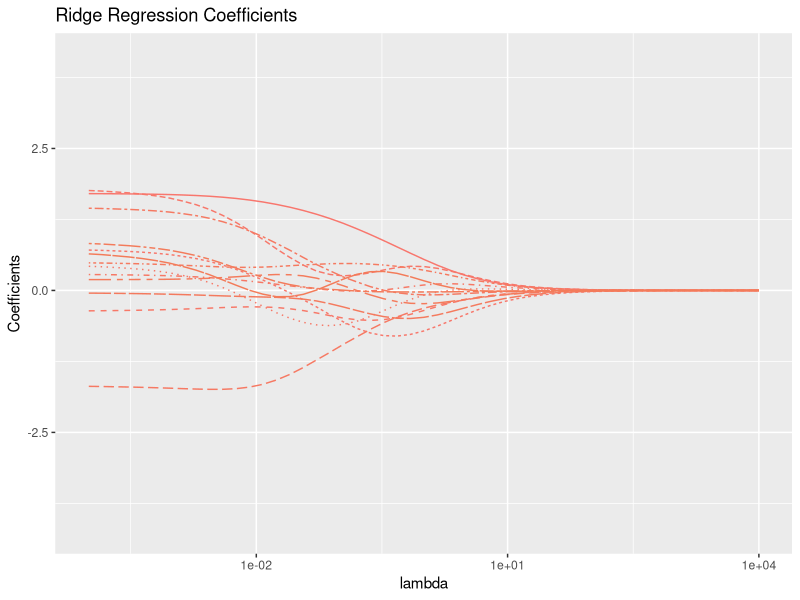
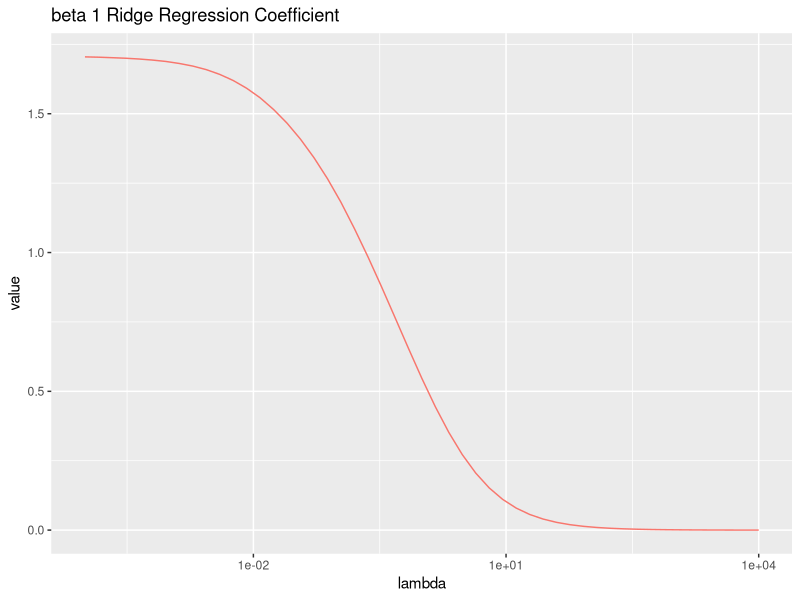
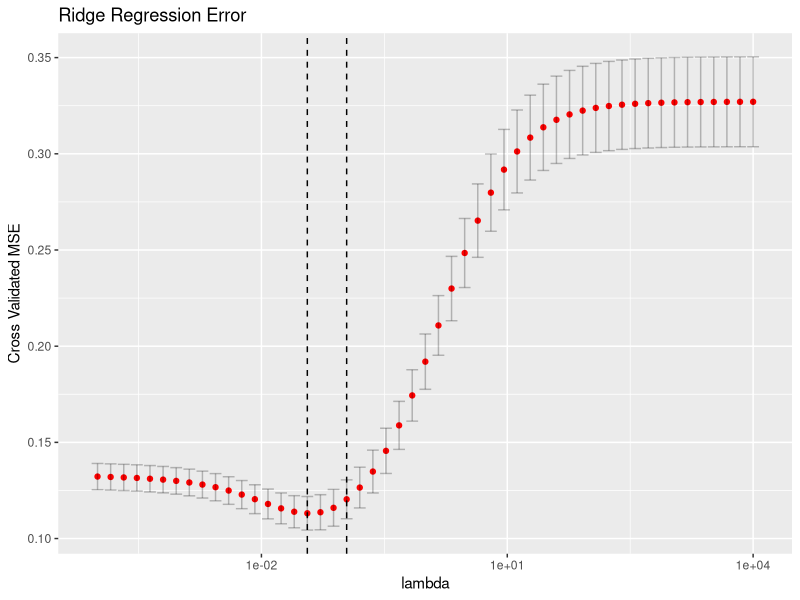
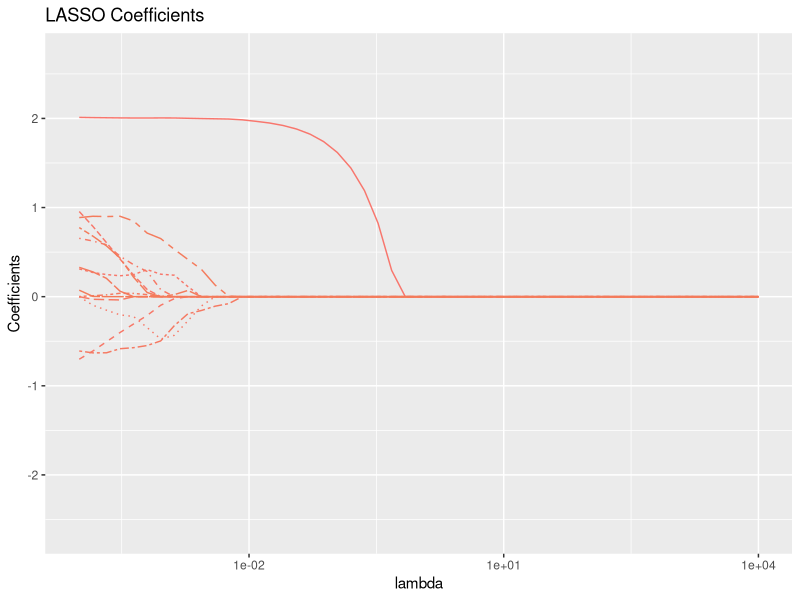
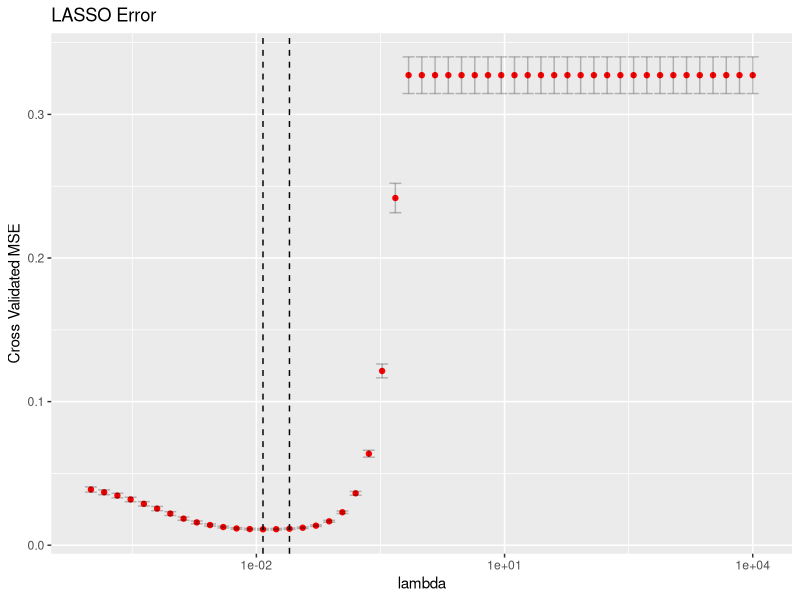

Source code (R) for these figures, in order:
## ---- chunk 1
library(tidyverse)
library(glmnet) # this provides ridge regression
## ---- chunk 2
set.seed(100)

# number of observations
n = 500
# total number of predictors
p = 600
# the x1 predictor and y
x1 <- runif(0,1,n=n)
y <- 1 + 2 * x1 + 0.1 * rnorm(n) #true model, \beta_0 = 1, \beta_1 = 2

# fill the other p-1 variables with Gaussian noise by
# first populating a matrix
x_rest <- matrix(0.01 * rnorm(n *(p-1)), n, p-1)
# then we name the columns using colnames and paste
colnames(x_rest) <- paste("x",2:p, sep="")
# now we glue the columns together into a single matrix
data.matrix <- cbind(x1, x_rest, y)

# this reinterprets the matrix as a data frame
data.df <- as_tibble(data.matrix)
## ---- chunk 3
X = model.matrix(y~., data.df)[,-1] # -1 omits the first column, corresponding to the intercept
## ---- chunk 4
low = -4;
high = 4;
lambda.grid = 10^seq(high, low,length = 51)
#lambda.grid = seq(0,1e-2, length = 100)
lambda.grid
## ---- chunk 5
ridge.fit = glmnet(X,y, alpha = 0, lambda = lambda.grid)
ridge.fit
## ---- chunk 6
beta = as.matrix(coef(ridge.fit))
beta.df = as_tibble(beta)
beta.df$coef = row.names(beta)
beta.df
## ---- chunk 7
# spread out
beta.df.long = gather(beta.df,key=case,value,-coef)
# relabel columns
beta.df.long$case = as.integer(gsub("s", "", beta.df.long$case))
beta.df.long$lambda =ridge.fit$lambda[beta.df.long$case+1]
beta.df.long
## ---- chunk 8
# plot all coefficients
beta.plt = ggplot(beta.df.long[beta.df.long$coef!="(Intercept)",], 
                   aes(x=lambda, y=value,color = coef,linetype = coef)) + 
  geom_line() + theme(legend.position="none") +
  scale_x_log10()  + ggtitle("Ridge Regression Coefficients") + ylab("Coefficients")
print(beta.plt)
## ---- chunk 9
beta1.plt= ggplot(beta.df.long[beta.df.long$coef=="x1",], aes(x=lambda, y=value,
color = coef, linetype = coef)) +
geom_line() + theme(legend.position="none") +
ggtitle("beta 1 Ridge Regression Coefficient") +
scale_x_log10()
print(beta1.plt)
## ---- chunk 10
predict(ridge.fit, s=1000, newx=t(runif(p)))
## ---- chunk 11
mean(y)
## ---- chunk 12
predict(ridge.fit, s=.1, newx=t(runif(p)))
## ---- chunk 13
cv.ridge = cv.glmnet(X, y, alpha = 0, lambda = lambda.grid)
## ---- chunk 14
cv.ridge
## ---- chunk 15
# visualize using ggplot2
cv.df=tibble(lambda=cv.ridge$lambda, 
            cvm=cv.ridge$cvm, 
            cvlo=cv.ridge$cvlo,
            cvup=cv.ridge$cvup)

cv.plt = ggplot(cv.df) + geom_point(aes(x=lambda,y=cvm),color="red") +
geom_errorbar(aes(x=lambda, ymin=cvlo, ymax=cvup),alpha = .25) +
geom_vline(xintercept = cv.ridge$lambda.min,linetype = "dashed")+
geom_vline(xintercept = cv.ridge$lambda.1se,linetype = "dashed")+
ggtitle("Ridge Regression Error") +
ylab("Cross Validated MSE") +
scale_x_log10()
print(cv.plt)
## ---- chunk 16
beta.minimal = predict(ridge.fit, type = "coefficients", s = cv.ridge$lambda.min)
beta.minimal[1:10]
## ---- chunk 17
lasso.fit = glmnet(X,y, alpha = 1, lambda = lambda.grid)
lasso.fit
## ---- chunk 18
beta.lasso = as.matrix(coef(lasso.fit))
beta.lasso.df = as_tibble(beta.lasso)
beta.lasso.df$coef = row.names(beta.lasso)
beta.lasso.df
## ---- chunk 19
# spread out
beta.lasso.df.long = gather(beta.lasso.df,key=case,value,-coef)
# relabel columns
beta.lasso.df.long$case = as.integer(gsub("s", "", beta.lasso.df.long$case))
beta.lasso.df.long$lambda =lasso.fit$lambda[beta.lasso.df.long$case+1]
beta.lasso.df.long
## ---- chunk 20
# plot all coefficients
beta.lasso.plt = ggplot(beta.lasso.df.long[beta.lasso.df.long$coef!="(Intercept)",], 
                   aes(x=lambda, y=value,color = coef,linetype = coef)) + 
  geom_line() + theme(legend.position="none") +
  scale_x_log10()  + 
  ggtitle("LASSO Coefficients") + 
  ylab("Coefficients")
print(beta.lasso.plt)
## ---- chunk 21
cv.lasso = cv.glmnet(X, y, alpha = 1, lambda = lambda.grid)
## ---- chunk 22
cv.lasso.df=tibble(lambda=cv.lasso$lambda, 
            cvm=cv.lasso$cvm, 
            cvlo=cv.lasso$cvlo,
            cvup=cv.lasso$cvup)

cv.plt = ggplot(cv.lasso.df) + geom_point(aes(x=lambda,y=cvm),color="red") +
geom_errorbar(aes(x=lambda, ymin=cvlo, ymax=cvup),alpha = .25) +
geom_vline(xintercept = cv.lasso$lambda.min,linetype = "dashed")+
geom_vline(xintercept = cv.lasso$lambda.1se,linetype = "dashed")+
ggtitle("LASSO Error") +
ylab("Cross Validated MSE") +
scale_x_log10()
print(cv.plt)
